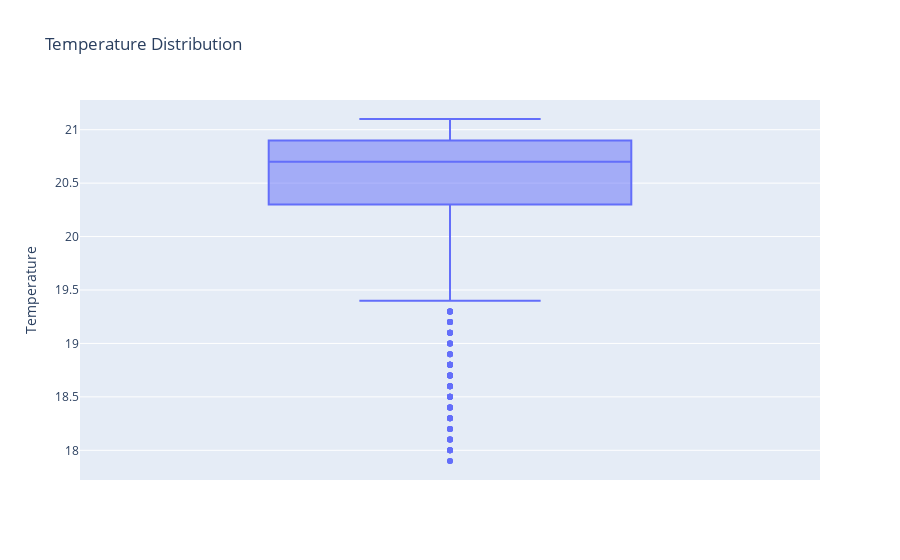

The notebook cell saved with this chart:
### Markdown cell above
#### Removing Outliers Completely using IQR

### Code cell
# Create a box plot to check distribution and outliers
fig_box_rm = px.box(filtered_df , y = "Temperature" , title = "Temperature Distribution")
fig_box_rm.show()

### Figure 1 — Plotly figure (JSON) as saved in the notebook; plotly's stock layout.template omitted (floating-point values rounded to 4 significant figures; data arrays with more than 128 entries replaced by an {"elided": "..."} marker saying what was removed)
{"data": [{"alignmentgroup": "True", "hovertemplate": "Temperature=%{y}<extra></extra>", "legendgroup": "", "marker": {"color": "#636efa"}, "name": "", "notched": false, "offsetgroup": "", "orientation": "v", "showlegend": false, "type": "box", "x0": " ", "xaxis": "x", "y": {"elided": "2209 float values"}, "y0": " ", "yaxis": "y"}], "layout": {"autosize": true, "boxmode": "group", "legend": {"tracegroupgap": 0}, "title": {"text": "Temperature Distribution"}, "xaxis": {"anchor": "y", "autorange": true, "domain": [0, 1], "range": [-0.5, 0.5], "type": "category"}, "yaxis": {"anchor": "x", "autorange": true, "domain": [0, 1], "range": [17.72, 21.28], "title": {"text": "Temperature"}, "type": "linear"}}}
